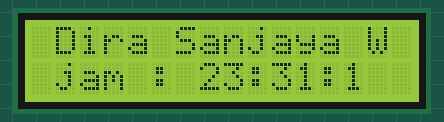
Simulated run of this sketch. Board: Arduino Uno, built with avr-gcc and run on an emulated ATmega328P. On the bench: 16×2 character LCD.

Above: at 0.1 s.
At 4.2 s:
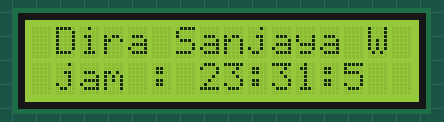
At 9.2 s:
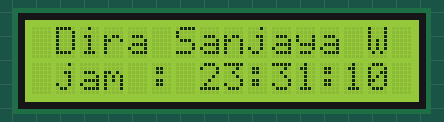
At 19.2 s:
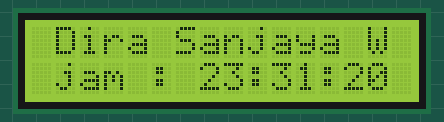
At 28.2 s:
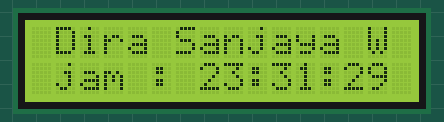
At 38.2 s:
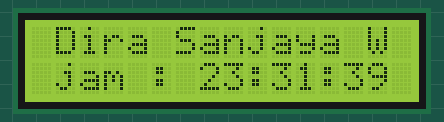

The sketch:

jam_sederhana.ino
```cpp
#include <Wire.h>
#include <LiquidCrystal_I2C.h>
LiquidCrystal_I2C lcd(0x27,2,1,0,4,5,6,7,3,POSITIVE);

int detik = 0;
int menit = 31;
int jam = 23;

void setup()
{
  lcd.begin(16, 2);
}

void loop()
{
 detik +=1;

 if (detik >= 60){
 detik = 0;
 menit += 1;
 }

 if (menit >= 60){
 menit = 0;
 jam += 1;
 }

 if (jam >= 24){
 detik = 0;
 menit = 0;
 jam = 0;
 }


 lcd.clear();
 lcd.setCursor(0, 0);
 lcd.print(" Dira Sanjaya W");

 lcd.setCursor(1, 1);
 lcd.print("jam : ");

 lcd.setCursor(7, 1);
 lcd.print(jam);
 lcd.print(":");

 lcd.print(menit);
 lcd.print(":");

 lcd.print(detik);
 //delay untuk perhitungan
 delay(970);
}
```

Measured:
- what the display in image 1 shows lasts 1.0 s, from 4.1 s to 5.1 s
